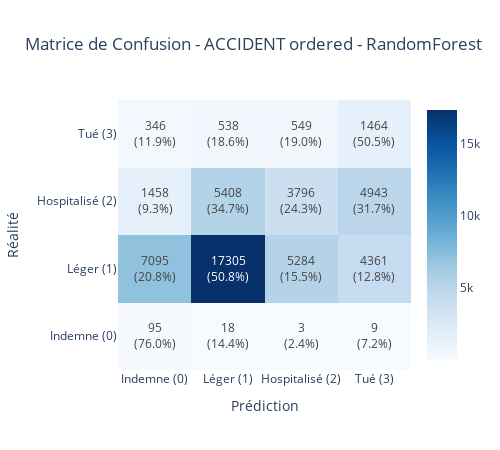
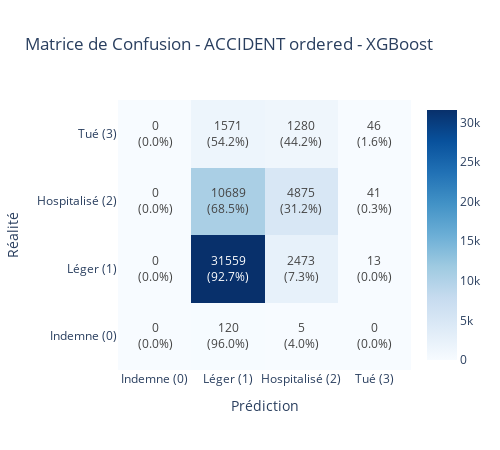

Write notebook code for charts like these, in order.
### Code cell
# Matrices de confusion pour ACCIDENT ordered (multi-classes)
labels_ordered = ["Indemne (0)", "Léger (1)", "Hospitalisé (2)", "Tué (3)"]

for name, preds in predictions_acc_ord.items():
    print(f"\n{'=' * 50}")
    print(f"MATRICE DE CONFUSION - ACCIDENT ordered - {name}")
    print("=" * 50)

    # Matrice de confusion
    plot_confusion_matrix(y_te_acc_ord, preds["y_pred"], f"ACCIDENT ordered - {name}", labels_ordered)

### Figure 1 — Plotly figure (JSON) as saved in the notebook; plotly's stock layout.template omitted (floating-point values rounded to 4 significant figures)
{"data": [{"colorscale": [[0, "rgb(247,251,255)"], [0.125, "rgb(222,235,247)"], [0.25, "rgb(198,219,239)"], [0.375, "rgb(158,202,225)"], [0.5, "rgb(107,174,214)"], [0.625, "rgb(66,146,198)"], [0.75, "rgb(33,113,181)"], [0.875, "rgb(8,81,156)"], [1, "rgb(8,48,107)"]], "showscale": true, "text": [["95<br>(76.0%)", "18<br>(14.4%)", "3<br>(2.4%)", "9<br>(7.2%)"], ["7095<br>(20.8%)", "17305<br>(50.8%)", "5284<br>(15.5%)", "4361<br>(12.8%)"], ["1458<br>(9.3%)", "5408<br>(34.7%)", "3796<br>(24.3%)", "4943<br>(31.7%)"], ["346<br>(11.9%)", "538<br>(18.6%)", "549<br>(19.0%)", "1464<br>(50.5%)"]], "texttemplate": "%{text}", "type": "heatmap", "x": ["Indemne (0)", "Léger (1)", "Hospitalisé (2)", "Tué (3)"], "y": ["Indemne (0)", "Léger (1)", "Hospitalisé (2)", "Tué (3)"], "z": [[95, 18, 3, 9], [7095, 17305, 5284, 4361], [1458, 5408, 3796, 4943], [346, 538, 549, 1464]]}], "layout": {"height": 450, "title": {"text": "Matrice de Confusion - ACCIDENT ordered - RandomForest"}, "width": 500, "xaxis": {"title": {"text": "Prédiction"}}, "yaxis": {"title": {"text": "Réalité"}}}}

### Figure 2 — Plotly figure (JSON) as saved in the notebook; plotly's stock layout.template omitted (floating-point values rounded to 4 significant figures)
{"data": [{"colorscale": [[0, "rgb(247,251,255)"], [0.125, "rgb(222,235,247)"], [0.25, "rgb(198,219,239)"], [0.375, "rgb(158,202,225)"], [0.5, "rgb(107,174,214)"], [0.625, "rgb(66,146,198)"], [0.75, "rgb(33,113,181)"], [0.875, "rgb(8,81,156)"], [1, "rgb(8,48,107)"]], "showscale": true, "text": [["0<br>(0.0%)", "120<br>(96.0%)", "5<br>(4.0%)", "0<br>(0.0%)"], ["0<br>(0.0%)", "31559<br>(92.7%)", "2473<br>(7.3%)", "13<br>(0.0%)"], ["0<br>(0.0%)", "10689<br>(68.5%)", "4875<br>(31.2%)", "41<br>(0.3%)"], ["0<br>(0.0%)", "1571<br>(54.2%)", "1280<br>(44.2%)", "46<br>(1.6%)"]], "texttemplate": "%{text}", "type": "heatmap", "x": ["Indemne (0)", "Léger (1)", "Hospitalisé (2)", "Tué (3)"], "y": ["Indemne (0)", "Léger (1)", "Hospitalisé (2)", "Tué (3)"], "z": [[0, 120, 5, 0], [0, 31559, 2473, 13], [0, 10689, 4875, 41], [0, 1571, 1280, 46]]}], "layout": {"height": 450, "title": {"text": "Matrice de Confusion - ACCIDENT ordered - XGBoost"}, "width": 500, "xaxis": {"title": {"text": "Prédiction"}}, "yaxis": {"title": {"text": "Réalité"}}}}
